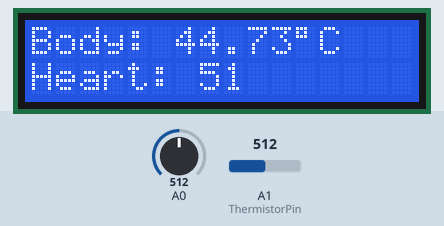
Bench run of a sketch on a simulated Arduino Uno, built with avr-gcc and run on an emulated ATmega328P. Shown: 16×2 character LCD. The test bench sets the inputs (shaded band); at power-on: A0 = 512, A1 (ThermistorPin) = 512.

Above: at 1.2 s.
1.3 s: A0 set to 716
At 6.0 s:
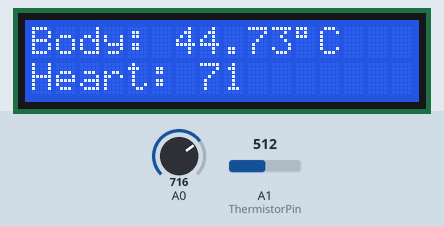
7.5 s: A1 (ThermistorPin) set to 716
At 10.9 s:
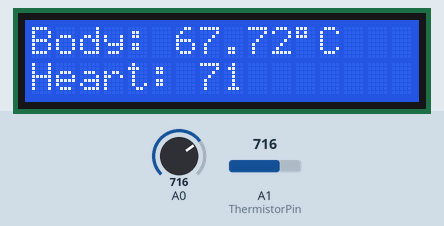
13.7 s: A0 set to 900
At 17.0 s:
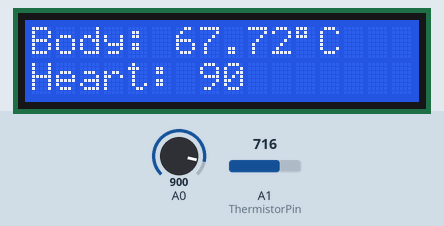
19.9 s: A1 (ThermistorPin) set to 900
At 21.9 s:
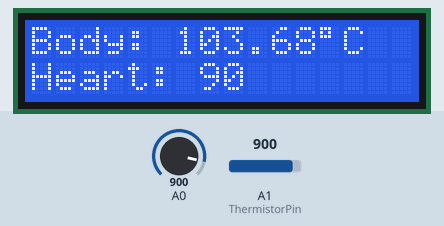
26.1 s: A0 set to 1023
At 26.9 s:
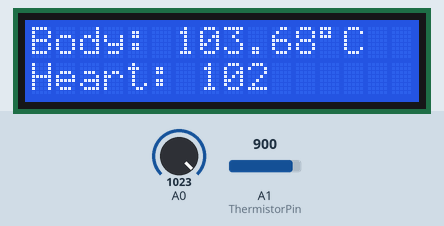
32.3 s: A1 (ThermistorPin) set to 1023
At 38.1 s:
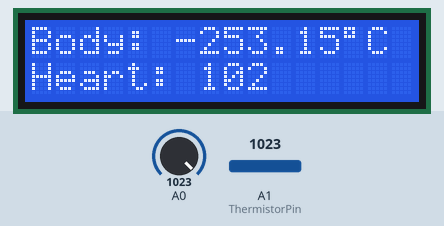
Timing chart, 0 to 39.5 s (numbered marks = the images above; inputs shaded):
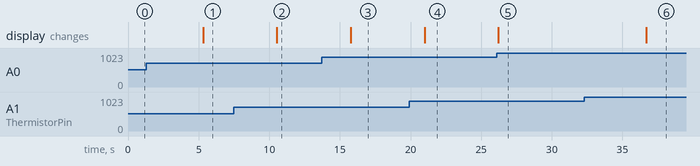

The sketch:

Health.ino.ino
```cpp
#include<Wire.h>
#include <LiquidCrystal_I2C.h>

int ThermistorPin = A1;
int Vo;
float R1 = 10000;
float logR2, R2, T ,Tc, Tf;
float c1 = 1.009249522e-03, c2 = 2.378405444e-04, c3 = 2.019202697e-07;

LiquidCrystal_I2C lcd(0x27, 16, 2);

double alpha=0.75;
int period=20;
double refresh = 0.0;

void setup()
{
  pinMode(A0,INPUT);
  lcd.begin();
  lcd.backlight();
  lcd.clear();
  lcd.setCursor(0,0);
}

void loop()
{
  static double oldValue=0;
  static double oldrefresh=0;

  int beat = analogRead(A0);
  double value = alpha*oldValue+(0-alpha)*beat;

  Vo = analogRead(ThermistorPin);
  R2 = R1 * (1023.0 / (float)Vo - 1.0);
  logR2 = log(R2);
  T = (1.0 / (c1 + c2*logR2 + c3*logR2*logR2*logR2));
  Tc = T - 253.15;

  lcd.clear();
  lcd.setCursor(0,0);
  lcd.print("Body: ");
  lcd.print(Tc);
  lcd.print((char)223);
  lcd.print("C");
  lcd.setCursor(0,1);
  lcd.print("Heart: ");
  lcd.print(beat/10);
  oldValue=value;
  oldrefresh=refresh;
  delay(period*10);

  delay(5000);
}
```

Measured:
- after the input at 1.3 s, the display: changes after 4.0 s (image 1)
- after the input at 7.5 s, the display: changes after 3.0 s (image 2)
- after the input at 13.7 s, the display: changes after 2.1 s (image 3)
- after the input at 19.9 s, the display: changes after 1.1 s (image 4)
- after the input at 26.1 s, the display: changes after 0.13 s (image 5)
- after the input at 32.3 s, the display: changes after 4.4 s (image 6)
